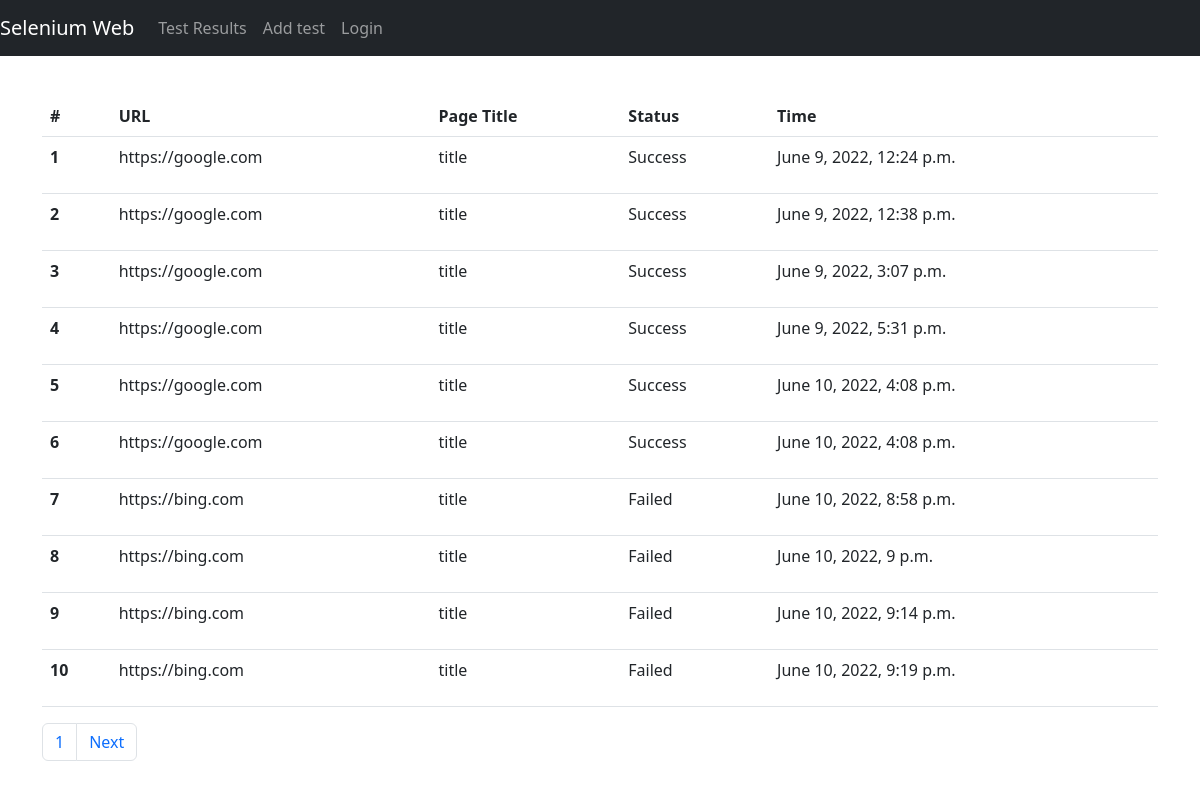
The app's page /, older data.
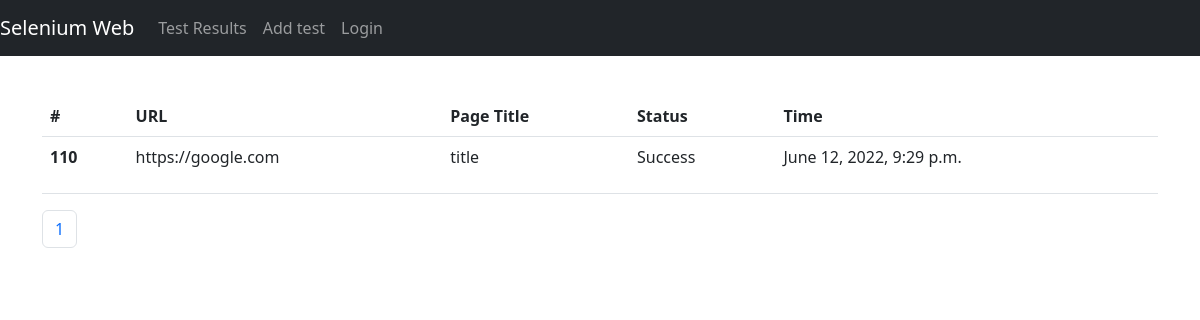
The same page, newer data.
### core_app/models.py (models this page shows, shortened)
class E2ETestResults(models.Model):
    url = models.TextField()
    page_title = models.CharField(max_length=200)
    status = models.CharField(max_length=10)
    created = models.DateTimeField(auto_now_add=True)
    updated = models.DateTimeField(auto_now=True)

### core_app/views.py (the view)
# urls.py: path('', E2ETestResultsListView.as_view(), name='e2e-test-results-list'),
class E2ETestResultsListView(generic.ListView):
    model = E2ETestResults
    template_name = TEST_RESULTS_TEMPLATE
    paginate_by = 10

### core_app/templates/core_app/pages/e2e_test_results_list.html (shortened to what this page needs)
{% extends "../layout/base.html" %}
{% block content %}
<div class="mt-5 py-5">
    <table class="table">
        <thead>
            <tr>
                <th scope="col">#</th>
                <th scope="col">URL</th>
                <th scope="col">Page Title</th>
                <th scope="col">Status</th>
                <th scope="col">Time</th>
            </tr>
        </thead>
        <tbody>
            {% for item in object_list %}
            <tr>
                <th scope="row">{{ item.id }}</th>
                <td>
                    <p>{{ item.url }}</p>
                </td>
                <td>{{ item.page_title }}</td>
                <td>{{ item.status }}</td>
                <td>{{ item.created }}</td>
            </tr>
            {% endfor %}
        </tbody>
    </table>
    {% if page_obj %}
    <nav aria-label="Page navigation example">
        <ul class="pagination">
            <li class="page-item"><a class="page-link" href="?page={{ page_obj.number }}">{{ page_obj.number }}</a></li>
            {% if page_obj.has_next %}
            <li class="page-item"><a class="page-link" href="?page={{ page_obj.next_page_number }}">Next</a></li>
            {% endif %}
        </ul>
    </nav>
    {% endif %}
</div>
{% endblock content %}

### core_app/templates/core_app/layout/base.html (shortened to what this page needs)
{% include "./header.html" %}
<body>
    <main role="main" class="container">
      {% block content %}{% endblock content %}
    </main>
{% include "./navbar.html" %}
{% include "./footer.html" %}

### core_app/templates/core_app/layout/header.html (shortened to what this page needs)
<!DOCTYPE html>
<html lang="en">
<head>
<link href="https://cdn.jsdelivr.net/npm/bootstrap@5.2.0-beta1/dist/css/bootstrap.min.css" rel="stylesheet">
</head>

### core_app/templates/core_app/layout/navbar.html (shortened to what this page needs)
<nav class="navbar navbar-expand-md navbar-dark bg-dark fixed-top">
    <a class="navbar-brand">Selenium Web</a>
    <div class="collapse navbar-collapse" id="navbarsExampleDefault">
      <ul class="navbar-nav mr-auto">
        <li class="nav-item active">
          <a class="nav-link" href="{% url "e2e-test-results-list" %}">Test Results</a>
        </li>
        <li class="nav-item active">
          <a class="nav-link" href="{% url "add-e2e-test" %}">Add test</span></a>
        </li>
        <li class="nav-item">
        {% if request.user.is_authenticated %}
          <a class="nav-link" href="#">Logout</a>
        {% else %}
         <a class="nav-link" href="#">Login</a>
         {% endif %}
        </li>
      </ul>
    </div>
</nav>

### core_app/templates/core_app/layout/footer.html (shortened to what this page needs)
</body>
</html>

Row changes from the older to the newer data that the page shows:
removed E2ETestResults: id "1", url "https://google.com", page_title "title", status "Success", created "June 9, 2022, 12:24 p.m."
removed E2ETestResults: id "2", url "https://google.com", page_title "title", status "Success", created "June 9, 2022, 12:38 p.m."
removed E2ETestResults: id "3", url "https://google.com", page_title "title", status "Success", created "June 9, 2022, 3:07 p.m."
removed E2ETestResults: id "4", url "https://google.com", page_title "title", status "Success", created "June 9, 2022, 5:31 p.m."
removed E2ETestResults: id "5", url "https://google.com", page_title "title", status "Success", created "June 10, 2022, 4:08 p.m."
removed E2ETestResults: id "6", url "https://google.com", page_title "title", status "Success", created "June 10, 2022, 4:08 p.m."
removed E2ETestResults: id "7", url "https://bing.com", page_title "title", status "Failed", created "June 10, 2022, 8:58 p.m."
removed E2ETestResults: id "8", url "https://bing.com", page_title "title", status "Failed", created "June 10, 2022, 9 p.m."
removed E2ETestResults: id "9", url "https://bing.com", page_title "title", status "Failed", created "June 10, 2022, 9:14 p.m."
removed E2ETestResults: id "10", url "https://bing.com", page_title "title", status "Failed", created "June 10, 2022, 9:19 p.m."
added E2ETestResults: id "110", url "https://google.com", page_title "title", status "Success", created "June 12, 2022, 9:29 p.m."
Text that changed along with them:
text no longer shown: "Next"
